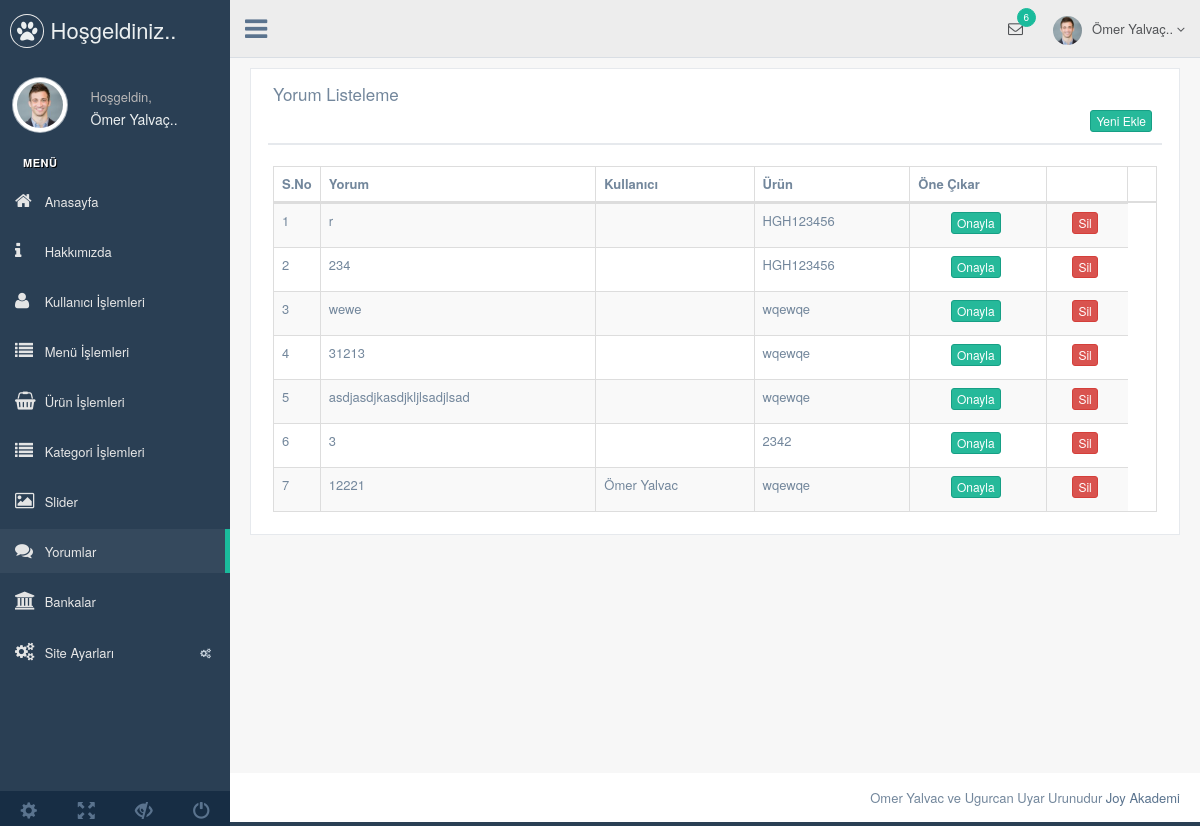
Page /admin/production/yorum.php (signed in) on the committed database.
### tables this page shows
CREATE TABLE `kullanici` (
  `kullanici_id` int(11) NOT NULL,
  `kullanici_zaman` datetime NOT NULL DEFAULT CURRENT_TIMESTAMP,
  `kullanici_resim` varchar(250) NOT NULL,
  `kullanici_tc` varchar(50) NOT NULL,
  `kullanici_ad` varchar(50) NOT NULL,
  `kullanici_mail` varchar(100) NOT NULL,
  `kullanici_gsm` varchar(50) NOT NULL,
  `kullanici_password` varchar(50) NOT NULL,
  `kullanici_adsoyad` varchar(50) NOT NULL,
  `kullanici_adres` varchar(250) NOT NULL,
  `kullanici_il` varchar(100) NOT NULL,
  `kullanici_ilce` varchar(100) NOT NULL,
  `kullanici_unvan` varchar(100) NOT NULL,
  `kullanici_yetki` varchar(50) NOT NULL,
  `kullanici_durum` int(1) NOT NULL DEFAULT '1'
);

CREATE TABLE `yorum` (
  `yorum_id` int(11) NOT NULL,
  `kullanici_id` int(11) NOT NULL,
  `yorum_detay` text NOT NULL,
  `yorum_zaman` timestamp NOT NULL DEFAULT CURRENT_TIMESTAMP,
  `urun_id` int(11) NOT NULL,
  `yorum_onay` enum('0','1') NOT NULL DEFAULT '0'
);

CREATE TABLE `urun` (
  `urun_id` int(11) NOT NULL,
  `kategori_id` int(11) NOT NULL,
  `urun_zaman` datetime NOT NULL DEFAULT CURRENT_TIMESTAMP,
  `urun_ad` varchar(250) NOT NULL,
  `urun_seourl` varchar(250) NOT NULL,
  `urun_detay` text NOT NULL,
  `urun_fiyat` float(9,2) NOT NULL,
  `urun_video` varchar(50) NOT NULL,
  `urun_keyword` varchar(250) NOT NULL,
  `urun_stok` int(11) NOT NULL,
  `urun_durum` enum('0','1') NOT NULL DEFAULT '1',
  `urun_onecikar` enum('0','1') NOT NULL DEFAULT '0'
);

### admin/production/yorum.php (the view, shortened to what this page needs)
<?php
include 'header.php';
$yorumsor=$db->prepare("SELECT * FROM yorum order by yorum_onay ASC");
$yorumsor->execute();
?>
<div class="right_col" role="main">
  <div class="">
    <div class="row">
      <div class="col-md-12 col-sm-12 col-xs-12">
        <div class="x_panel">
          <div class="x_title">
            <h2>Yorum Listeleme </h2>
            <div class="clearfix"></div>
            <div align="right">
              <a href="yorum-ekle.php"><button class="btn btn-success btn-xs"> Yeni Ekle</button></a>
            </div>
          </div>
          <div class="x_content">
            <table id="datatable-responsive" class="table table-striped table-bordered dt-responsive nowrap" cellspacing="0" width="100%">
              <thead>
                <tr>
                  <th>S.No</th>
                  <th>Yorum</th>
                  <th>Kullanıcı</th>
                  <th>Ürün</th>
                  <th> Öne Çıkar</th>
                  <th></th>
                  <th></th>
                </tr>
              </thead>
              <tbody>
                <?php
                $say=0;
                while($yorumcek=$yorumsor->fetch(PDO::FETCH_ASSOC)) { $say++?>
                <tr>
                 <td width="20"><?php echo $say ?></td>
                 <td><?php echo $yorumcek['yorum_detay'] ?></td>
                 <td><?php
                  $kullanici_id=$yorumcek['kullanici_id'];
                  $kullanicisor=$db->prepare("SELECT * FROM kullanici where kullanici_id=:id");
                  $kullanicisor->execute(array(
                  'id' => $kullanici_id
                    ));
               $kullanicicek=$kullanicisor->fetch(PDO::FETCH_ASSOC);
               echo $kullanicicek['kullanici_adsoyad'];
                  ?></td>
                 <td><?php
                 $urun_id=$yorumcek['urun_id'];
                 $urunsor=$db->prepare("SELECT * FROM urun where urun_id=:id");
                 $urunsor->execute(array(
                 'id' => $urun_id
                  ));
                  $uruncek=$urunsor->fetch(PDO::FETCH_ASSOC);
                  echo $uruncek['urun_ad'];
                  ?></td>
                 <td><center><?php
                  if ($yorumcek['yorum_onay']==0) {?>
                  <a href="../netting/islem.php?yorum_id=<?php echo $yorumcek['yorum_id'] ?>&yorum_one=1&yorum_onay=ok"><button class="btn btn-success btn-xs">Onayla</button></a>
                  <?php } elseif ($yorumcek['yorum_onay']==1) {?>
                  <a href="../netting/islem.php?yorum_id=<?php echo $yorumcek['yorum_id'] ?>&yorum_one=0&yorum_onay=ok"><button class="btn btn-warning btn-xs">Kaldır</button></a>
                     <?php } ?>
                     </center></td>
            <td><center><a href="../netting/islem.php?yorum_id=<?php echo $yorumcek['yorum_id']; ?>&yorumsil=ok"><button class="btn btn-danger btn-xs">Sil</button></a></center></td>
          </tr>
          <?php  }
          ?>
        </tbody>
      </table>
    </div>
  </div>
</div>
</div>
</div>
</div>
<?php include 'footer.php'; ?>

### admin/production/header.php (shortened to what this page needs)
<?php
include '../netting/baglam.php';
$kullanicisor=$db->prepare("SELECT * FROM kullanici where kullanici_mail=:mail");
$kullanicisor->execute(array(
  'mail' => $_SESSION['kullanici_mail']
));
$kullanicicek=$kullanicisor->fetch(PDO::FETCH_ASSOC);
?>
<!DOCTYPE html>
<html lang="en">
  <head>
    <link href="../vendors/bootstrap/dist/css/bootstrap.min.css" rel="stylesheet">
    <link href="../vendors/font-awesome/css/font-awesome.min.css" rel="stylesheet">
    <link href="../vendors/nprogress/nprogress.css" rel="stylesheet">
    <link href="../vendors/iCheck/skins/flat/green.css" rel="stylesheet">
    <link href="../vendors/datatables.net-bs/css/dataTables.bootstrap.min.css" rel="stylesheet">
    <link href="../vendors/datatables.net-buttons-bs/css/buttons.bootstrap.min.css" rel="stylesheet">
    <link href="../vendors/datatables.net-fixedheader-bs/css/fixedHeader.bootstrap.min.css" rel="stylesheet">
    <link href="../vendors/datatables.net-responsive-bs/css/responsive.bootstrap.min.css" rel="stylesheet">
    <link href="../vendors/datatables.net-scroller-bs/css/scroller.bootstrap.min.css" rel="stylesheet">
    <link href="../build/css/custom.min.css" rel="stylesheet">
  </head>
  <body class="nav-md">
    <div class="container body">
      <div class="main_container">
        <div class="col-md-3 left_col">
          <div class="left_col scroll-view">
            <div class="navbar nav_title" style="border: 0;">
              <a href="index.html" class="site_title"><i class="fa fa-paw"></i> <span>Hoşgeldiniz..</span></a>
            </div>
            <div class="profile clearfix">
              <div class="profile_pic">
                <img src="images/img.jpg" alt="..." class="img-circle profile_img">
              </div>
              <div class="profile_info">
                <span>Hoşgeldin,</span>
                <h2><?php echo $kullanicicek['kullanici_adsoyad']; ?></h2>
              </div>
            </div>
            <br />
            <div id="sidebar-menu" class="main_menu_side hidden-print main_menu">
              <div class="menu_section">
                <h3>Menü</h3>
                <ul class="nav side-menu">
                <li><a href="index.php"><i class="fa fa-home"></i> Anasayfa </a></li>
                <li><a href="hakkimizda.php"><i class="fa fa-info"></i> Hakkımızda </a></li>
                <li><a href="kullanici.php"><i class="fa fa-user"></i> Kullanıcı İşlemleri </a></li>
                <li><a href="menu.php"><i class="fa fa-list"></i> Menü İşlemleri </a></li>
                <li><a href="urun.php"><i class="fa fa-shopping-basket"></i> Ürün İşlemleri </a></li>
                <li><a href="kategori.php"><i class="fa fa-list"></i> Kategori İşlemleri </a></li>
                <li><a href="slider.php"><i class="fa fa-image"></i> Slider </a></li>
                <li><a href="yorum.php"><i class="fa fa-comments"></i> Yorumlar </a></li>
                <li><a href="banka.php"><i class="fa fa-bank"></i> Bankalar </a></li>
                  <li><a><i class="fa fa-cogs"></i> Site Ayarları <span class="fa fa-cogs"></span></a>
                  </li>
                </ul>
              </div>
            </div>
            <div class="sidebar-footer hidden-small">
              <a data-toggle="tooltip" data-placement="top" title="Settings">
                <span class="glyphicon glyphicon-cog" aria-hidden="true"></span>
              </a>
              <a data-toggle="tooltip" data-placement="top" title="FullScreen">
                <span class="glyphicon glyphicon-fullscreen" aria-hidden="true"></span>
              </a>
              <a data-toggle="tooltip" data-placement="top" title="Lock">
                <span class="glyphicon glyphicon-eye-close" aria-hidden="true"></span>
              </a>
              <a data-toggle="tooltip" data-placement="top" title="Logout">
                <span class="glyphicon glyphicon-off" aria-hidden="true"></span>
              </a>
            </div>
          </div>
        </div>
        <div class="top_nav">
          <div class="nav_menu">
            <nav>
              <div class="nav toggle">
                <a id="menu_toggle"><i class="fa fa-bars"></i></a>
              </div>
              <ul class="nav navbar-nav navbar-right">
                <li class="">
                  <a href="javascript:;" class="user-profile dropdown-toggle" data-toggle="dropdown" aria-expanded="false">
                    <img src="images/img.jpg" alt=""><?php echo $kullanicicek['kullanici_adsoyad']; ?>
                    <span class=" fa fa-angle-down"></span>
                  </a>
                </li>
                <li role="presentation" class="dropdown">
                  <a href="javascript:;" class="dropdown-toggle info-number" data-toggle="dropdown" aria-expanded="false">
                    <i class="fa fa-envelope-o"></i>
                    <span class="badge bg-green">6</span>
                  </a>
                </li>
              </ul>
            </nav>
          </div>
        </div>

### rows in the picture
kullanici: kullanici_adsoyad "Ömer Yalvaç.."
yorum: yorum_detay "r", urun.urun_ad "HGH123456"
yorum: yorum_detay "234", urun.urun_ad "HGH123456"
yorum: yorum_detay "wewe", urun.urun_ad "wqewqe"
yorum: yorum_detay "31213", urun.urun_ad "wqewqe"
yorum: yorum_detay "asdjasdjkasdjkljlsadjlsad", urun.urun_ad "wqewqe"
yorum: yorum_detay "3", urun.urun_ad "2342"
yorum: yorum_detay "12221", kullanici.kullanici_adsoyad "Ömer Yalvac", urun.urun_ad "wqewqe"
